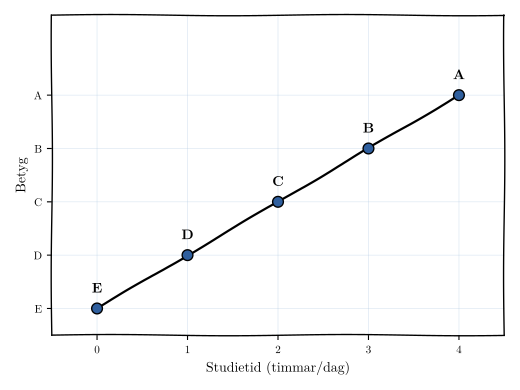

This chart was generated by the following Python code:
import matplotlib.pyplot as plt
import matplotlib.font_manager as fm
import numpy as np

# Matcha figurens typsnitt och storlek mot LaTeX-dokumentet
# (fontsize: 10pt, geometry: margin=1in => textbredd 6.5in, se garb.qmd).
# Använder samma Latin Modern-typsnitt som dokumentet, buntat i fonts/.
for _f in ("lmroman10-regular.otf", "lmroman10-bold.otf", "lmroman10-italic.otf"):
    fm.fontManager.addfont(f"fonts/{_f}")

plt.rcParams.update({
    "font.family": "Latin Modern Roman",
    "mathtext.fontset": "cm",
    "font.size": 10,
    "axes.labelsize": 10,
    "axes.titlesize": 10,
    "xtick.labelsize": 8,
    "ytick.labelsize": 8,
    "legend.fontsize": 8,
})

# Samma färg, linjebredd och handritade "sketch"-linjer som de andra
# figurerna, för ett enhetligt utseende genom hela rapporten.
LINE_COLOR = "#2f5f9e"
AXIS_LW = 1.0
SKETCH = dict(scale=0.45, length=170, randomness=1)

def sketch_spines(ax):
    for spine in ax.spines.values():
        spine.set_linewidth(AXIS_LW)
        spine.set_sketch_params(**SKETCH)

# Mock data
study_time = np.array([0, 1, 2, 3, 4])
grades = ['E', 'D', 'C', 'B', 'A']
grade_numeric = np.array([1, 2, 3, 4, 5])

# Create line graph (motsvarande tidigare 80% av textbredden, nu satt
# direkt; inkludera i LaTeX med width=5.2in för att matcha exakt)
fig, ax = plt.subplots(figsize=(5.2, 3.9))
ax.set_axisbelow(True)
ax.grid(True, which='major', color='#a9c4e0', linewidth=0.5, alpha=0.4)

line, = ax.plot(study_time, grade_numeric, linestyle='-', linewidth=1.6, color='black', zorder=2)
line.set_sketch_params(scale=0.45, length=110, randomness=2)
ax.scatter(study_time, grade_numeric, s=60, facecolor=LINE_COLOR, edgecolor='black',
           linewidth=AXIS_LW, zorder=3)
sketch_spines(ax)

# Customize the chart
ax.set_xlabel('Studietid (timmar/dag)')
ax.set_ylabel('Betyg')
ax.set_xlim(-0.5, 4.5)
ax.set_ylim(0.5, 6.5)

# Customize x-axis ticks
ax.set_xticks(study_time)

# Customize y-axis ticks
ax.set_yticks(grade_numeric, grades)

# Add labels to each point
for x, y, grade in zip(study_time, grade_numeric, grades):
    ax.text(x, y + 0.25, grade, ha='center', va='bottom', fontweight='bold')

# Improve layout
plt.tight_layout()

# Save the figure
plt.savefig('study_time.pdf')
plt.close()
